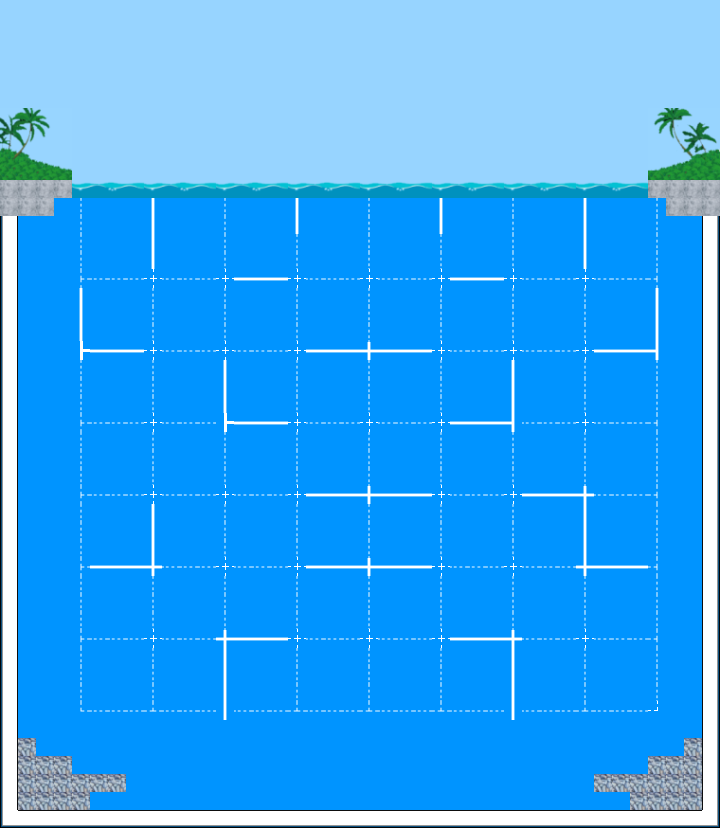

A level layout from a 2D game, rendered from its tile map. Below: a short description, then the map file with tile-grid data replaced by summaries:
An orthogonal 40x46 tile map with 18x18 px tiles, 3 tile layers (Bassejn, Priboy, Dno), 2 tilesets and 112 objects (15x Brick, 6x RPiranh, 3x LPiranh, 2x Fish, 2x UpDown).

<map version="1.5" tiledversion="1.6.0" orientation="orthogonal" renderorder="left-down" width="40" height="46" tilewidth="18" tileheight="18" infinite="0" nextlayerid="10" nextobjectid="143">
 <tileset firstgid="1" name="pool" tilewidth="760" tileheight="229" tilecount="32" columns="0">
  <grid orientation="orthogonal" width="1" height="1" />
  <tile id="0">
   <image width="18" height="18" source="../border/brick.png" />
  </tile>
  <tile id="1">
   <image width="18" height="18" source="../border/coral.png" />
  </tile>
  <tile id="2">
   <image width="18" height="18" source="../border/downtube.png" />
  </tile>
  <tile id="3">
   <image width="18" height="18" source="../border/leftdowntube.png" />
  </tile>
  <tile id="4">
   <image width="18" height="18" source="../border/lefttube.png" />
  </tile>
  <tile id="5">
   <image width="18" height="18" source="../border/rightdowntube.png" />
  </tile>
  <tile id="6">
   <image width="18" height="18" source="../border/righttube.png" />
  </tile>
  <tile id="7">
   <image width="18" height="18" source="../border/uptube.png" />
  </tile>
  <tile id="8">
   <image width="18" height="18" source="../water/downintersecmid.png" />
  </tile>
  <tile id="9">
   <image width="18" height="18" source="../water/Empty.png" />
  </tile>
  <tile id="10">
   <image width="18" height="18" source="../water/hor.png" />
  </tile>
  <tile id="11">
   <image width="19" height="19" source="../water/intersec.png" />
  </tile>
  <tile id="12">
   <image width="18" height="18" source="../water/krest.png" />
  </tile>
  <tile id="13">
   <image width="18" height="18" source="../water/leftdown.png" />
  </tile>
  <tile id="14">
   <image width="18" height="18" source="../water/leftintersecmid.png" />
  </tile>
  <tile id="15">
   <image width="18" height="18" source="../water/leftup.png" />
  </tile>
  <tile id="16">
   <image width="18" height="18" source="../water/linemid.png" />
  </tile>
  <tile id="17">
   <image width="18" height="18" source="../water/linemiddown.png" />
  </tile>
  <tile id="18">
   <image width="18" height="18" source="../water/linemidup.png" />
  </tile>
  <tile id="19">
   <image width="18" height="18" source="../water/linemidupi.png" />
  </tile>
  <tile id="20">
   <image width="19" height="19" source="../water/linemidupileft.png" />
  </tile>
  <tile id="21">
   <image width="18" height="18" source="../water/linemidupiright.png" />
  </tile>
  <tile id="22">
   <image width="19" height="19" source="../water/rightdown.png" />
  </tile>
  <tile id="23">
   <image width="18" height="18" source="../water/rightintersecmid.png" />
  </tile>
  <tile id="24">
   <image width="18" height="18" source="../water/rightmidleft.png" />
  </tile>
  <tile id="25">
   <image width="19" height="19" source="../water/rightup.png" />
  </tile>
  <tile id="26">
   <image width="18" height="18" source="../water/upintersecmid.png" />
  </tile>
  <tile id="27">
   <image width="18" height="18" source="../water/ver.png" />
  </tile>
  <tile id="28">
   <image width="18" height="18" source="../pool/EmptySky.png" />
  </tile>
  <tile id="29">
   <image width="72" height="72" source="../pool/leftjung.png" />
  </tile>
  <tile id="30">
   <image width="72" height="72" source="../pool/rightjung.png" />
  </tile>
  <tile id="31">
   <image width="760" height="229" source="../pool/sky.png" />
  </tile>
 </tileset>
 <tileset firstgid="33" name="water" tilewidth="72" tileheight="18" tilecount="7" columns="0">
  <grid orientation="orthogonal" width="1" height="1" />
  <tile id="7">
   <image width="72" height="18" source="../vav/1.png" />
   <animation>
    <frame tileid="7" duration="100" />
    <frame tileid="8" duration="100" />
    <frame tileid="9" duration="100" />
    <frame tileid="10" duration="100" />
    <frame tileid="11" duration="100" />
    <frame tileid="12" duration="100" />
    <frame tileid="13" duration="100" />
   </animation>
  </tile>
  <tile id="8">
   <image width="72" height="18" source="../vav/2.png" />
  </tile>
  <tile id="9">
   <image width="72" height="18" source="../vav/3.png" />
  </tile>
  <tile id="10">
   <image width="72" height="18" source="../vav/4.png" />
  </tile>
  <tile id="11">
   <image width="72" height="18" source="../vav/5.png" />
  </tile>
  <tile id="12">
   <image width="72" height="18" source="../vav/6.png" />
  </tile>
  <tile id="13">
   <image width="72" height="18" source="../vav/7.png" />
  </tile>
 </tileset>
 <layer id="1" name="Bassejn" width="40" height="46">
  <data>[1840 cells, 1778 non-empty, 23 distinct tile ids]</data>
 </layer>
 <objectgroup id="3" name="Collide" visible="0">
  <object id="1" name="Brick" x="648.667" y="180" width="71" height="18" />
  <object id="2" name="Brick" x="666" y="198" width="53.6667" height="17.6667" />
  <object id="3" name="Brick" x="0" y="198" width="53.6667" height="17.6667" />
  <object id="4" name="Brick" x="0.333333" y="180.667" width="71.3333" height="17" />
  <object id="11" name="Brick" x="17.6667" y="791.667" width="72" height="19" />
  <object id="12" name="Brick" x="17.3333" y="774.333" width="108.667" height="17.3333" />
  <object id="13" name="Brick" x="17.3333" y="756" width="54.3333" height="18.3333" />
  <object id="14" name="Brick" x="17.6667" y="738.333" width="18.6667" height="18" />
  <object id="15" name="Brick" x="684.333" y="738.333" width="18" height="18" />
  <object id="16" name="Brick" x="648" y="756.333" width="54" height="17.6667" />
  <object id="17" name="Brick" x="594" y="774.333" width="108.333" height="18" />
  <object id="18" name="Brick" x="629.667" y="792.667" width="71.6667" height="17.6667" />
  <object id="19" name="Brick" x="702.333" y="216" width="17.3333" height="594.333" />
  <object id="20" name="Brick" x="17" y="810.333" width="685" height="16" />
  <object id="21" name="Brick" x="0.666667" y="216" width="17" height="594" />
 </objectgroup>
 <objectgroup id="5" name="Fish">
  <object id="7" name="Fish" x="324.667" y="270.333" width="16.6667" height="17.3333" />
  <object id="8" name="Fish" x="378" y="270.333" width="17.6667" height="17.3333" />
  <object id="47" x="431.5" y="252" width="18.5" height="18" />
  <object id="48" x="288.5" y="252" width="18" height="18.5" />
  <object id="49" x="288.5" y="288" width="18" height="19" />
  <object id="50" x="431.5" y="287.5" width="18.5" height="19" />
  <object id="51" x="504" y="235" width="18.5" height="17.5" />
  <object id="52" x="216" y="234" width="19" height="18" />
  <object id="53" x="252.5" y="342.5" width="16.5" height="17.5" />
  <object id="54" x="468.5" y="341.5" width="18" height="19.5" />
  <object id="55" x="288" y="360" width="17.5" height="18" />
  <object id="56" x="360.5" y="414" width="18" height="18" />
  <object id="57" x="360.5" y="468" width="18" height="18" />
  <object id="58" x="288.5" y="431.5" width="17.5" height="18.5" />
  <object id="59" x="431.5" y="432" width="19" height="18.5" />
  <object id="87" x="431.5" y="485.5" width="19" height="19" />
  <object id="88" x="288" y="504" width="17.5" height="18" />
  <object id="89" x="360" y="539.5" width="18.5" height="17.5" />
  <object id="90" x="468.5" y="558" width="17.5" height="18.5" />
  </objectgroup>
 <objectgroup id="4" name="Setka" visible="0">
  <!-- 37 objects omitted --></objectgroup>
 <objectgroup id="6" name="UpDown" visible="0">
  <!-- 11 objects omitted --></objectgroup>
 <layer id="2" name="Priboy" width="40" height="46">
  <data>[1840 cells, 8 non-empty, 1 distinct tile ids]</data>
 </layer>
 <layer id="8" name="Dno" width="40" height="46">
  <data>[1840 cells, 28 non-empty, 1 distinct tile ids]</data>
 </layer>
 <objectgroup id="9" name="Piranha">
  <!-- 9 objects omitted --></objectgroup>
</map>
<!-- 78 of 112 objects omitted -->